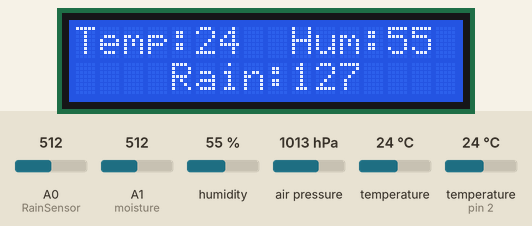
Bench run of a sketch on a simulated Arduino Uno, built with avr-gcc and run on an emulated ATmega328P. On the bench: 16×2 character LCD. Inputs (shaded band) come from the test bench; at power-on: humidity 55 %, A0 (RainSensor) = 512, air pressure 1013 hPa, A1 (moisture) = 512, temperature (sensor on pin 2) 24 °C, temperature 24 °C. What the sketch prints to the serial monitor is not drawn.

Above: at 5.2 s.
5.3 s: humidity set to 22 %
At 11.9 s:
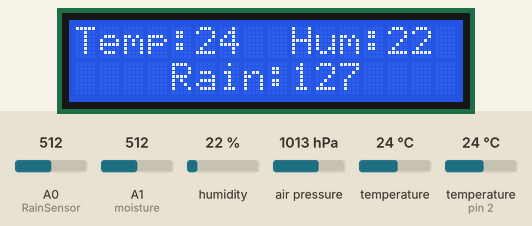
18.3 s: A0 (RainSensor) set to 716
At 23.7 s:
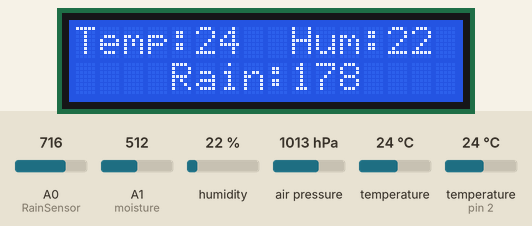
26.5 s: air pressure set to 952 hPa
At 37.7 s:
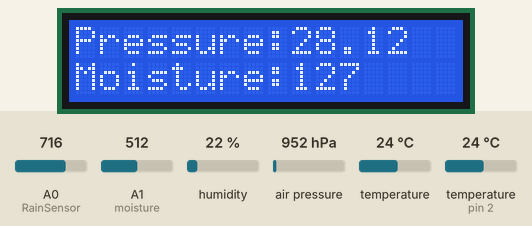
38.8 s: A1 (moisture) set to 716
At 44.1 s:
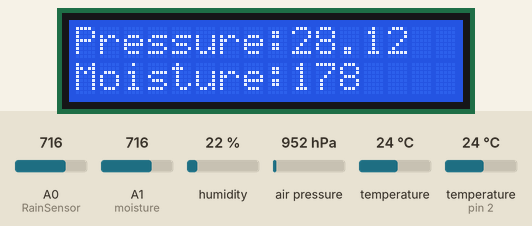
48.9 s: temperature (sensor on pin 2) set to 12 °C
At 54.7 s:
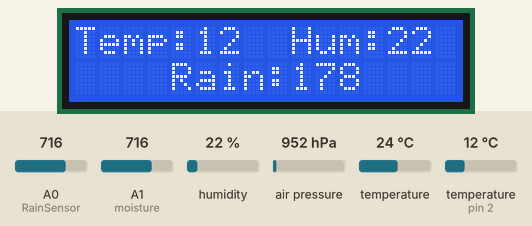
57.1 s: A0 (RainSensor) set to 992
At 61.2 s:
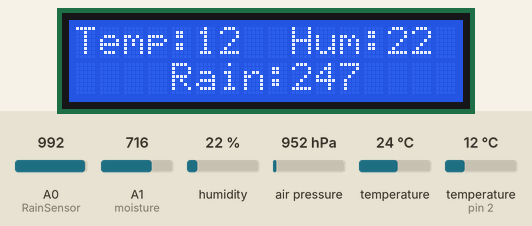
Timing chart, 0 to 62.7 s (numbered marks = the images above; inputs shaded):
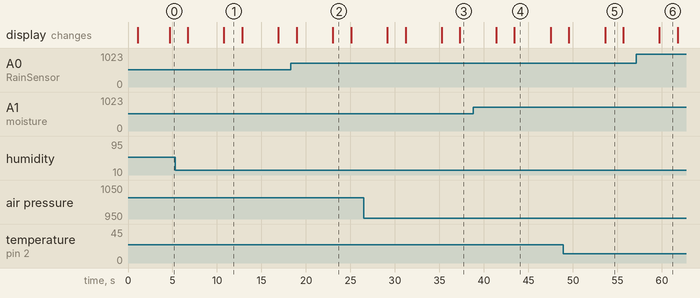

The sketch:

Arduino.ino
```cpp
/*************************************************************************/
                              //BPT Project
/*************************************************************************/

// Short note on the project for Sem 6
/*
*Arduino code to sense the sensor output from weather monitoring sensors,
*------------------------
*Temperature sensor
*Humidity Sensor
*Rain Drop Sensor
*Pressure sensor
*------------------------
*These are the sensors used in second mid evaluation of BTP on 26th and 27th of April.
*/
// Short note on the project for Sem 7
/*
*Arduino code to sense and monitor the Pomagranate Crop, here weather monitorinh system is also used:
*
*Main new Sensors are :-
*------------------------
*Moisture Sensor
*------------------------
*
*Previously used sensor :-
*------------------------
*Temperature sensor
*Humidity Sensor
*Rain Drop Sensor
*Pressure sensor
*------------------------
*These are the sensors used in next evaluation of BTP in Sem 7.
*/

// Including all the libraries needed
#include <SoftwareSerial.h>
#include <SFE_BMP180.h>  // For Pressure Sensor
#include <Wire.h>
#include <LiquidCrystal_I2C.h>
#include "DHT.h"

SoftwareSerial s(6,7);
DHT dht;
LiquidCrystal_I2C lcd(0x27, 16, 2);

#define RainSensor A0     // to record the Rainfall values
#define moisture A1       // to read the moisture values of soil

// Declaring all the variables needed for this project
SFE_BMP180 pressure;
double T,P;               // Pressure sensor
int arain, drain;         // Rainfall sensor
int hum, temp;            // DHT sensor
int analog_moisture;      // Moisture sensor
int digital_moisture;

// Void setup() function
void setup() {
  // Open serial communications and wait for port to open:
  pinMode(RainSensor,INPUT);
  pinMode(moisture,INPUT);
  Serial.begin(9600);
  s.begin(9600);
  dht.setup(2);

  while (!Serial) {
  ; // wait for serial port to connect. Needed for native USB port only
  }

  lcd.init();
  lcd.backlight();
  lcd.setCursor(0,0);
  lcd.print("Welcome to BTP");
  lcd.setCursor(3,1);
  lcd.print("Project");

  delay(1000);

  // BMP180 Sensor
  if (pressure.begin()){
    //BMP180 init success
    lcd.clear();
    lcd.setCursor(0,0);
    lcd.print("BMP180 init done");
  }
  else{
    //BMP180 init fail\n\n
    lcd.clear();
    lcd.setCursor(0,0);
    lcd.print("BMP180 init fail");
    while(1);
  }
}

// Reading Moisture and Scaling Up
void read_moisture() {
  analog_moisture = analogRead(moisture);
  digital_moisture = map(analog_moisture, 0, 1023, 0, 255);   // Scaling down rainfall sensor
}

// Reading Pressure Value
void readPresure(){
  char status;

  status = pressure.startTemperature();
  if (status != 0)
  {
    delay(status);

    status = pressure.getTemperature(T);
    if (status != 0)
    {
      // Print out the measurement:
      status = pressure.startPressure(3);
      if (status != 0)
      {
        delay(status);
        status = pressure.getPressure(P,T);
        if (status != 0)
        {
         // Blank
        }
        else Serial.println("error retrieving pressure measurement\n");
      }
      else Serial.println("error starting pressure measurement\n");
    }
    else Serial.println("error retrieving temperature measurement\n");
  }
  else Serial.println("error starting temperature measurement\n");
}

void readRain(){
  arain = analogRead(RainSensor);
  drain = map(arain, 0, 1023, 0, 255);      // Scaling down rainfall sensor
}

void readHumidity(){
  // Code to read humidity from humidity sensor
  delay(dht.getMinimumSamplingPeriod());  /* Delay of amount equal to sampling period */

  hum = dht.getHumidity();    /* Get humidity value */
  temp = dht.getTemperature(); /* Get temperature value */
}

void upload(){
  // Sending data to NodeMCU to upload data to cloud
  String buf;
  buf += String(temp);
  buf += ";";
  buf += String(hum);
  buf += ";";
  buf += String(P*0.0295333727,4);
  buf += ";";
  buf += String(drain);
  buf += ";";
  buf += String(digital_moisture);
  s.println(buf);

  // Sending data to System to predict PH and upload to cloud
  String buf2;
  buf2 += String(temp);
  buf2 += ",";
  buf2 += String(hum);
  buf2 += ",";
  buf2 += String(drain);
  buf2 += ",";
  Serial.println(buf2);
}

// Void loop() function
void loop() {
  // Reading All Sensors Outputs
  readPresure();
  delay(500);
  readHumidity();
  delay(500);
  readRain();
  delay(500);
  read_moisture();

  lcd.clear();
  lcd.setCursor(0,0);
  lcd.print("Temp:");
  lcd.print(temp);               // In degree Celcius (*C)

  lcd.setCursor(9,0);
  lcd.print("Hum:");
  lcd.print(hum);                // In percentage (%) Relative humidity

  lcd.setCursor(4,1);
  lcd.print("Rain:");
  lcd.print(drain);              // Low output Raining, High Output Sunlight (measures percentage)

  delay(2000);
  lcd.clear();

  lcd.setCursor(0,0);
  lcd.print("Pressure:");
  lcd.print(P*0.0295333727);     //

  lcd.setCursor(0,1);
  lcd.print("Moisture:");
  lcd.print(digital_moisture);   // Low output Wet, High Output Dry (measures percentage)

  // Uploading to File Using NodeMCU
  upload();
  delay(500);
}
```

Measured:
- after the input at 5.3 s, the display: first differs from a run without the input after 5.5 s (image 1)
- after the input at 18.3 s, the display: first differs from a run without the input after 4.7 s (image 2)
- after the input at 26.5 s, the display: first differs from a run without the input after 10.8 s (image 3)
- after the input at 38.8 s, the display: first differs from a run without the input after 4.6 s (image 4)
- after the input at 48.9 s, the display: first differs from a run without the input after 4.7 s (image 5)
- after the input at 57.1 s, the display: changes after 2.6 s (image 6)
- what the display in image 1 shows lasts 2.0 s, from 10.8 s to 12.8 s
